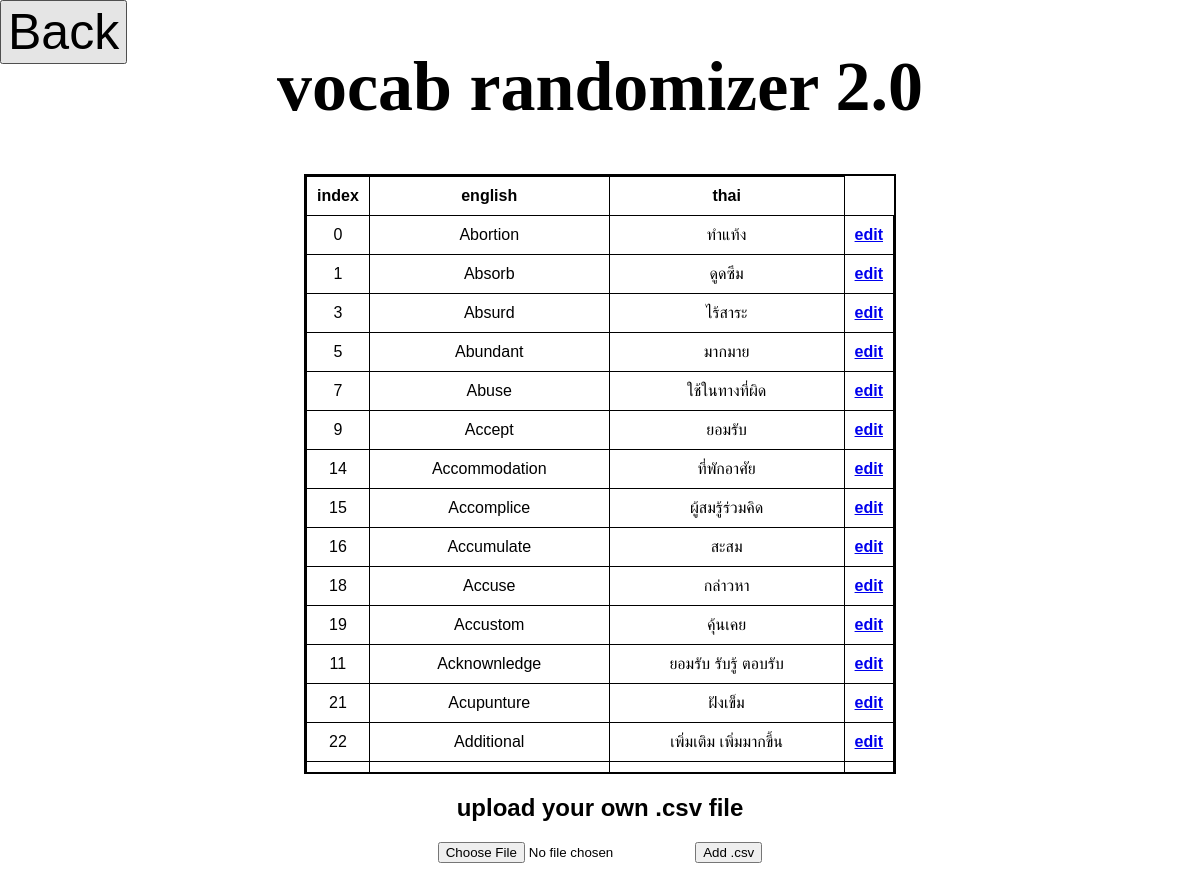
Page /list/ on the committed database.
### vocabapp.py (models this page shows, shortened)
class vocab(db.Model): #define class called vocab
    index = db.Column(db.Integer, primary_key=True)   # Define the 'index' column as an integer and the primary key for the table.
    English = db.Column(db.String(200),nullable=False) #define english and thai column contain string up to 200 & cant be null
    Thai = db.Column(db.String(200),nullable=False)

### vocabapp.py (the view)
@app.route('/list/',methods = ['POST', 'GET']) # Define the route for slash list slash w\ post n get
def list():
    if request.method =='POST':
        newcsv = request.files['table'] # let newcsv be the request files from action namend table (enctype="multipart/form-data" for transmitting binary data (like files) to the server)
        csvreplacedb(newcsv,"test.db") #turn csv to db which Drop the table before inserting new values.
        terms = vocab.query.order_by(vocab.English).all() #order it by A to Z
        return redirect('/') # to root
    else:
        terms = vocab.query.order_by(vocab.English).all() #order it by A to Z
        return render_template('list.html', terms= terms) #render /list with terms var

### templates/list.html (shortened to what this page needs)
{% extends 'base.html' %}
{% block body %}
<div class="content">
    <h1 style="font-family:verdana; font-size: 70px;">vocab randomizer 2.0</h1>
    <table>
        <tr>
            <th style ='width: 10%;'>index</th>
            <th style ='width: 45%;'>english</th>
            <th style ='width: 45%;'>thai</th>
        </tr>
        {% for term in terms %}
            <tr>
                <td>{{ term.index }}</td>
                <td>{{ term.English }}</td>
                <td>{{ term.Thai }}</td>
                <th><a href="/edit/{{term.index}}">edit</a></td>
            </tr>
        {% endfor %}
    </table>
    <h2>upload your own .csv file</h2>
    <form action="/list/" method="POST" enctype="multipart/form-data">
        <input type="file" name="table" id="table" accept=".csv">
        <input type="submit" value="Add .csv">
    </form>
</div>
<div class="back" style="position: absolute; left: 0px; top: 0px;">
    <form action="/">
        <input type="submit" value="Back" style="font-size: 50px;">
    </form>
</div>
{% endblock %}

### templates/base.html (shortened to what this page needs)
<!DOCTYPE html>
<html lang="en">
<head>
    <link rel="stylesheet" href="{{ url_for('static',filename='css/main.css') }}">
</head>
<body>
    {% block body %}{% endblock %}
</body>
</html>

### static/css/main.css (style rules this page uses)
body { text-align: center; font-family: sans-serif; }
table { text-align: center; width: 50%; border: 2px solid black; border-collapse: collapse; overflow-y: auto; overflow-x: auto; max-height: 600px; display: block; scroll-snap-align: start; margin-left: auto; margin-right: auto; }
th, td { border: 1px solid black; padding: 10px; text-align: center; }
.content { width: 100%; }

### rows in the picture
vocab: index "0", English "Abortion", Thai "ทำแท้ง"
vocab: index "1", English "Absorb", Thai "ดูดซึม"
vocab: index "3", English "Absurd", Thai "ไร้สาระ"
vocab: index "5", English "Abundant", Thai "มากมาย"
vocab: index "7", English "Abuse", Thai "ใช้ในทางที่ผิด"
vocab: index "9", English "Accept", Thai "ยอมรับ"
vocab: index "14", English "Accommodation", Thai "ที่พักอาศัย"
vocab: index "15", English "Accomplice", Thai "ผู้สมรู้ร่วมคิด"
vocab: index "16", English "Accumulate", Thai "สะสม"
vocab: index "18", English "Accuse", Thai "กล่าวหา"
vocab: index "19", English "Accustom", Thai "คุ้นเคย"
vocab: index "11", English "Acknownledge", Thai "ยอมรับ รับรู้ ตอบรับ"
vocab: index "21", English "Acupunture", Thai "ฝังเข็ม"
vocab: index "22", English "Additional", Thai "เพิ่มเติม เพิ่มมากขึ้น"
